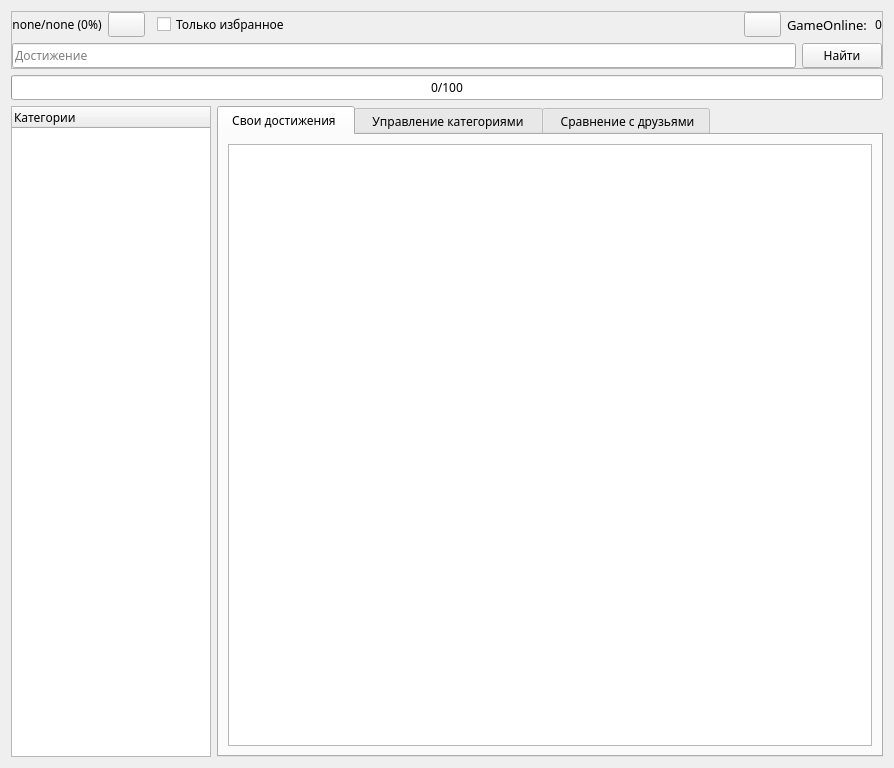
<?xml version="1.0" encoding="UTF-8"?>
<ui version="4.0">
 <class>FormAchievements</class>
 <widget class="QWidget" name="FormAchievements">
  <property name="geometry">
   <rect>
    <x>0</x>
    <y>0</y>
    <width>894</width>
    <height>768</height>
   </rect>
  </property>
  <property name="font">
   <font>
    <family>Ebrima</family>
   </font>
  </property>
  <property name="windowTitle">
   <string>SteamAchievementsStatistic</string>
  </property>
  <layout class="QVBoxLayout" name="verticalLayout_2">
   <item>
    <widget class="QFrame" name="FrameFilter">
     <property name="minimumSize">
      <size>
       <width>0</width>
       <height>0</height>
      </size>
     </property>
     <property name="frameShape">
      <enum>QFrame::StyledPanel</enum>
     </property>
     <property name="frameShadow">
      <enum>QFrame::Raised</enum>
     </property>
     <layout class="QVBoxLayout" name="verticalLayout">
      <property name="leftMargin">
       <number>0</number>
      </property>
      <property name="topMargin">
       <number>0</number>
      </property>
      <property name="rightMargin">
       <number>0</number>
      </property>
      <property name="bottomMargin">
       <number>0</number>
      </property>
      <item>
       <layout class="QHBoxLayout" name="horizontalLayout_10">
        <item>
         <widget class="QLabel" name="LabelTotalPersent">
          <property name="text">
           <string notr="true">none/none (0%)</string>
          </property>
          <property name="alignment">
           <set>Qt::AlignCenter</set>
          </property>
         </widget>
        </item>
        <item>
         <widget class="QPushButton" name="ButtonUpdate">
          <property name="sizePolicy">
           <sizepolicy hsizetype="Maximum" vsizetype="Fixed">
            <horstretch>0</horstretch>
            <verstretch>0</verstretch>
           </sizepolicy>
          </property>
          <property name="toolTip">
           <string>Обновить</string>
          </property>
          <property name="text">
           <string/>
          </property>
         </widget>
        </item>
        <item>
         <widget class="FormReachedFilter" name="FilterMyProfile" native="true">
          <property name="sizePolicy">
           <sizepolicy hsizetype="Minimum" vsizetype="Preferred">
            <horstretch>0</horstretch>
            <verstretch>0</verstretch>
           </sizepolicy>
          </property>
         </widget>
        </item>
        <item>
         <widget class="QCheckBox" name="CheckBoxFavorites">
          <property name="text">
           <string>Только избранное</string>
          </property>
         </widget>
        </item>
        <item>
         <spacer name="horizontalSpacer_5">
          <property name="orientation">
           <enum>Qt::Horizontal</enum>
          </property>
          <property name="sizeHint" stdset="0">
           <size>
            <width>40</width>
            <height>20</height>
           </size>
          </property>
         </spacer>
        </item>
        <item>
         <widget class="QPushButton" name="ButtonGuides">
          <property name="sizePolicy">
           <sizepolicy hsizetype="Maximum" vsizetype="Fixed">
            <horstretch>0</horstretch>
            <verstretch>0</verstretch>
           </sizepolicy>
          </property>
          <property name="toolTip">
           <string>Руководства</string>
          </property>
          <property name="text">
           <string/>
          </property>
         </widget>
        </item>
        <item>
         <layout class="QHBoxLayout" name="horizontalLayout_2">
          <property name="spacing">
           <number>1</number>
          </property>
          <item>
           <widget class="QLabel" name="LabelGameOnline">
            <property name="sizePolicy">
             <sizepolicy hsizetype="Minimum" vsizetype="Preferred">
              <horstretch>0</horstretch>
              <verstretch>0</verstretch>
             </sizepolicy>
            </property>
            <property name="font">
             <font>
              <family>Ebrima</family>
              <pointsize>10</pointsize>
             </font>
            </property>
            <property name="text">
             <string>GameOnline:  </string>
            </property>
           </widget>
          </item>
          <item>
           <widget class="QLabel" name="LabelGameOnlineValue">
            <property name="text">
             <string notr="true">0</string>
            </property>
           </widget>
          </item>
         </layout>
        </item>
       </layout>
      </item>
      <item>
       <layout class="QHBoxLayout" name="horizontalLayout_3">
        <item>
         <widget class="QLineEdit" name="LineEditNameAchievements">
          <property name="placeholderText">
           <string>Достижение</string>
          </property>
         </widget>
        </item>
        <item>
         <widget class="QPushButton" name="ButtonFindAchievement">
          <property name="enabled">
           <bool>true</bool>
          </property>
          <property name="sizePolicy">
           <sizepolicy hsizetype="Preferred" vsizetype="Fixed">
            <horstretch>0</horstretch>
            <verstretch>0</verstretch>
           </sizepolicy>
          </property>
          <property name="text">
           <string>Найти</string>
          </property>
         </widget>
        </item>
       </layout>
      </item>
     </layout>
    </widget>
   </item>
   <item>
    <widget class="ProgressBarGood" name="ProgressBarLoad">
     <property name="value">
      <number>0</number>
     </property>
     <property name="format">
      <string>%v/%m</string>
     </property>
    </widget>
   </item>
   <item>
    <layout class="QHBoxLayout" name="horizontalLayout_5">
     <item>
      <widget class="QTreeWidget" name="TreeWidgetCategories">
       <property name="maximumSize">
        <size>
         <width>200</width>
         <height>16777215</height>
        </size>
       </property>
       <property name="wordWrap">
        <bool>true</bool>
       </property>
       <column>
        <property name="text">
         <string>Категории</string>
        </property>
       </column>
      </widget>
     </item>
     <item>
      <widget class="QTabWidget" name="TabWidget">
       <property name="currentIndex">
        <number>0</number>
       </property>
       <widget class="QWidget" name="tabStandart">
        <attribute name="title">
         <string> Свои достижения  </string>
        </attribute>
        <layout class="QVBoxLayout" name="verticalLayout_4">
         <item>
          <widget class="QTableView" name="TableViewMyAchievements"/>
         </item>
        </layout>
       </widget>
       <widget class="QWidget" name="tabEditCategory">
        <attribute name="title">
         <string>  Управление категориями  </string>
        </attribute>
        <layout class="QHBoxLayout" name="horizontalLayout">
         <item>
          <widget class="FormCategoriesEdit" name="CategoriesEdit" native="true"/>
         </item>
        </layout>
       </widget>
       <widget class="QWidget" name="tabCompare">
        <attribute name="title">
         <string>  Сравнение с друзьями </string>
        </attribute>
        <layout class="QHBoxLayout" name="horizontalLayout_4">
         <item>
          <widget class="FormFriendsCompare" name="FriendsCompare" native="true"/>
         </item>
        </layout>
       </widget>
      </widget>
     </item>
    </layout>
   </item>
  </layout>
 </widget>
 <customwidgets>
  <customwidget>
   <class>FormCategoriesEdit</class>
   <extends>QWidget</extends>
   <header>forms/subForms/achievements/formcategoriesedit.h</header>
   <container>1</container>
  </customwidget>
  <customwidget>
   <class>FormReachedFilter</class>
   <extends>QWidget</extends>
   <header>forms/subForms/achievements/widgets/formreachedfilter.h</header>
   <container>1</container>
  </customwidget>
  <customwidget>
   <class>FormFriendsCompare</class>
   <extends>QWidget</extends>
   <header>forms/subForms/achievements/formfriendscompare.h</header>
   <container>1</container>
  </customwidget>
  <customwidget>
   <class>ProgressBarGood</class>
   <extends>QProgressBar</extends>
   <header>subWidgets/progressBars/progressbargood.h</header>
  </customwidget>
 </customwidgets>
 <resources/>
 <connections/>
</ui>
